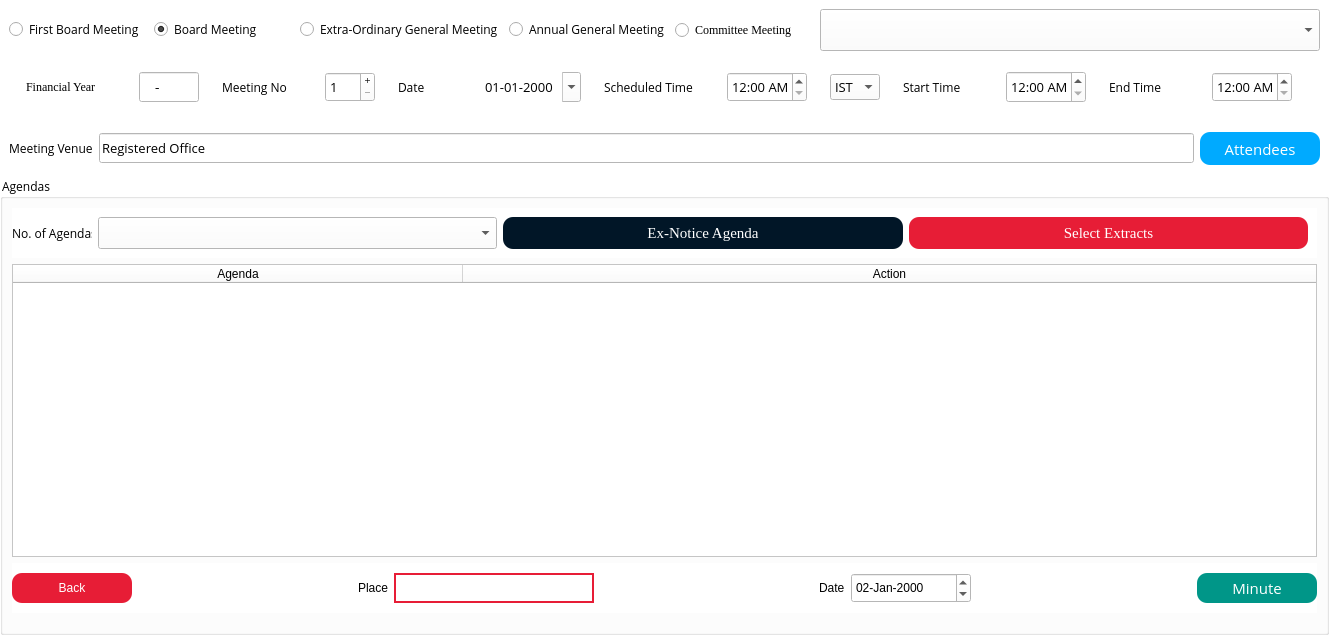
<?xml version="1.0" encoding="UTF-8"?>
<ui version="4.0">
 <class>Form</class>
 <widget class="QWidget" name="Form">
  <property name="geometry">
   <rect>
    <x>0</x>
    <y>0</y>
    <width>1329</width>
    <height>635</height>
   </rect>
  </property>
  <property name="windowTitle">
   <string>Form</string>
  </property>
  <property name="styleSheet">
   <string notr="true">background-color: rgb(255, 255, 255);</string>
  </property>
  <layout class="QGridLayout" name="gridLayout">
   <property name="leftMargin">
    <number>0</number>
   </property>
   <property name="topMargin">
    <number>0</number>
   </property>
   <property name="rightMargin">
    <number>0</number>
   </property>
   <property name="bottomMargin">
    <number>0</number>
   </property>
   <property name="spacing">
    <number>2</number>
   </property>
   <item row="6" column="0">
    <widget class="QGroupBox" name="groupBox">
     <property name="font">
      <font>
       <family>Open Sans</family>
       <stylestrategy>PreferAntialias</stylestrategy>
      </font>
     </property>
     <property name="title">
      <string>Agendas</string>
     </property>
     <layout class="QGridLayout" name="gridLayout_3">
      <item row="1" column="0">
       <widget class="QTableWidget" name="AgendaTable">
        <property name="font">
         <font>
          <family>Open Sans</family>
          <stylestrategy>PreferAntialias</stylestrategy>
         </font>
        </property>
        <property name="dragEnabled">
         <bool>true</bool>
        </property>
        <attribute name="horizontalHeaderVisible">
         <bool>true</bool>
        </attribute>
        <attribute name="horizontalHeaderCascadingSectionResizes">
         <bool>false</bool>
        </attribute>
        <attribute name="horizontalHeaderMinimumSectionSize">
         <number>450</number>
        </attribute>
        <attribute name="horizontalHeaderDefaultSectionSize">
         <number>450</number>
        </attribute>
        <attribute name="horizontalHeaderStretchLastSection">
         <bool>true</bool>
        </attribute>
        <attribute name="verticalHeaderMinimumSectionSize">
         <number>35</number>
        </attribute>
        <attribute name="verticalHeaderDefaultSectionSize">
         <number>35</number>
        </attribute>
        <column>
         <property name="text">
          <string>Agenda</string>
         </property>
        </column>
        <column>
         <property name="text">
          <string>Action</string>
         </property>
        </column>
       </widget>
      </item>
      <item row="0" column="0">
       <widget class="QWidget" name="widget_4" native="true">
        <property name="maximumSize">
         <size>
          <width>16777215</width>
          <height>50</height>
         </size>
        </property>
        <property name="font">
         <font>
          <family>Open Sans</family>
          <stylestrategy>PreferAntialias</stylestrategy>
         </font>
        </property>
        <layout class="QGridLayout" name="gridLayout_4">
         <property name="leftMargin">
          <number>0</number>
         </property>
         <item row="0" column="1">
          <widget class="QComboBox" name="NosofAgenda">
           <property name="sizePolicy">
            <sizepolicy hsizetype="Preferred" vsizetype="Expanding">
             <horstretch>0</horstretch>
             <verstretch>0</verstretch>
            </sizepolicy>
           </property>
           <property name="minimumSize">
            <size>
             <width>0</width>
             <height>20</height>
            </size>
           </property>
           <property name="font">
            <font>
             <family>Open Sans</family>
             <stylestrategy>PreferAntialias</stylestrategy>
            </font>
           </property>
           <property name="styleSheet">
            <string notr="true">color: rgb(0, 0, 0);</string>
           </property>
          </widget>
         </item>
         <item row="0" column="3">
          <widget class="QPushButton" name="selectExtracts">
           <property name="sizePolicy">
            <sizepolicy hsizetype="Minimum" vsizetype="Expanding">
             <horstretch>0</horstretch>
             <verstretch>0</verstretch>
            </sizepolicy>
           </property>
           <property name="minimumSize">
            <size>
             <width>0</width>
             <height>0</height>
            </size>
           </property>
           <property name="font">
            <font>
             <family>Georgia</family>
             <pointsize>11</pointsize>
             <stylestrategy>PreferAntialias</stylestrategy>
            </font>
           </property>
           <property name="styleSheet">
            <string notr="true">background-color:rgb(231, 29, 54);
color: rgb(255, 255, 255);
border-radius:10;</string>
           </property>
           <property name="text">
            <string>Select Extracts</string>
           </property>
          </widget>
         </item>
         <item row="0" column="0">
          <widget class="QLabel" name="label_6">
           <property name="maximumSize">
            <size>
             <width>80</width>
             <height>16777215</height>
            </size>
           </property>
           <property name="font">
            <font>
             <family>Open Sans</family>
             <pointsize>9</pointsize>
             <stylestrategy>PreferAntialias</stylestrategy>
            </font>
           </property>
           <property name="text">
            <string>No. of Agendas</string>
           </property>
          </widget>
         </item>
         <item row="0" column="2">
          <widget class="QPushButton" name="exNoticeAgenda">
           <property name="sizePolicy">
            <sizepolicy hsizetype="Minimum" vsizetype="Expanding">
             <horstretch>0</horstretch>
             <verstretch>0</verstretch>
            </sizepolicy>
           </property>
           <property name="minimumSize">
            <size>
             <width>0</width>
             <height>0</height>
            </size>
           </property>
           <property name="font">
            <font>
             <family>Georgia</family>
             <pointsize>11</pointsize>
             <stylestrategy>PreferAntialias</stylestrategy>
            </font>
           </property>
           <property name="styleSheet">
            <string notr="true">background-color:rgb(1, 22, 39);
color: rgb(255, 255, 255);
border-radius:10;</string>
           </property>
           <property name="text">
            <string>Ex-Notice Agenda</string>
           </property>
          </widget>
         </item>
        </layout>
       </widget>
      </item>
      <item row="3" column="0">
       <spacer name="verticalSpacer">
        <property name="orientation">
         <enum>Qt::Vertical</enum>
        </property>
        <property name="sizeType">
         <enum>QSizePolicy::Fixed</enum>
        </property>
        <property name="sizeHint" stdset="0">
         <size>
          <width>20</width>
          <height>10</height>
         </size>
        </property>
       </spacer>
      </item>
      <item row="2" column="0">
       <widget class="QWidget" name="widget" native="true">
        <property name="sizePolicy">
         <sizepolicy hsizetype="Preferred" vsizetype="Preferred">
          <horstretch>0</horstretch>
          <verstretch>0</verstretch>
         </sizepolicy>
        </property>
        <property name="minimumSize">
         <size>
          <width>0</width>
          <height>30</height>
         </size>
        </property>
        <property name="maximumSize">
         <size>
          <width>16777215</width>
          <height>50</height>
         </size>
        </property>
        <property name="font">
         <font>
          <family>Open Sans</family>
          <stylestrategy>PreferAntialias</stylestrategy>
         </font>
        </property>
        <layout class="QGridLayout" name="gridLayout_2">
         <property name="leftMargin">
          <number>0</number>
         </property>
         <property name="topMargin">
          <number>0</number>
         </property>
         <property name="rightMargin">
          <number>0</number>
         </property>
         <property name="bottomMargin">
          <number>0</number>
         </property>
         <item row="1" column="3">
          <widget class="QLineEdit" name="exPlace">
           <property name="sizePolicy">
            <sizepolicy hsizetype="Expanding" vsizetype="Expanding">
             <horstretch>0</horstretch>
             <verstretch>0</verstretch>
            </sizepolicy>
           </property>
           <property name="minimumSize">
            <size>
             <width>200</width>
             <height>30</height>
            </size>
           </property>
           <property name="maximumSize">
            <size>
             <width>200</width>
             <height>30</height>
            </size>
           </property>
           <property name="styleSheet">
            <string notr="true">border: 2px solid rgb(231, 29, 54);</string>
           </property>
          </widget>
         </item>
         <item row="1" column="7">
          <spacer name="horizontalSpacer_3">
           <property name="orientation">
            <enum>Qt::Horizontal</enum>
           </property>
           <property name="sizeType">
            <enum>QSizePolicy::Expanding</enum>
           </property>
           <property name="sizeHint" stdset="0">
            <size>
             <width>10</width>
             <height>20</height>
            </size>
           </property>
          </spacer>
         </item>
         <item row="1" column="5">
          <widget class="QLabel" name="label_2">
           <property name="text">
            <string>Date</string>
           </property>
          </widget>
         </item>
         <item row="1" column="2">
          <widget class="QLabel" name="label">
           <property name="text">
            <string>Place</string>
           </property>
          </widget>
         </item>
         <item row="1" column="1">
          <spacer name="horizontalSpacer">
           <property name="orientation">
            <enum>Qt::Horizontal</enum>
           </property>
           <property name="sizeHint" stdset="0">
            <size>
             <width>40</width>
             <height>20</height>
            </size>
           </property>
          </spacer>
         </item>
         <item row="1" column="4">
          <spacer name="horizontalSpacer_2">
           <property name="orientation">
            <enum>Qt::Horizontal</enum>
           </property>
           <property name="sizeHint" stdset="0">
            <size>
             <width>40</width>
             <height>20</height>
            </size>
           </property>
          </spacer>
         </item>
         <item row="1" column="6">
          <widget class="QDateEdit" name="exDate">
           <property name="sizePolicy">
            <sizepolicy hsizetype="Minimum" vsizetype="Expanding">
             <horstretch>0</horstretch>
             <verstretch>0</verstretch>
            </sizepolicy>
           </property>
           <property name="minimumSize">
            <size>
             <width>120</width>
             <height>30</height>
            </size>
           </property>
           <property name="maximumSize">
            <size>
             <width>120</width>
             <height>30</height>
            </size>
           </property>
           <property name="displayFormat">
            <string>dd-MMM-yyyy</string>
           </property>
           <property name="date">
            <date>
             <year>2000</year>
             <month>1</month>
             <day>2</day>
            </date>
           </property>
          </widget>
         </item>
         <item row="1" column="0">
          <widget class="QPushButton" name="pushButton">
           <property name="minimumSize">
            <size>
             <width>120</width>
             <height>30</height>
            </size>
           </property>
           <property name="maximumSize">
            <size>
             <width>120</width>
             <height>30</height>
            </size>
           </property>
           <property name="styleSheet">
            <string notr="true">background-color:rgb(231, 29, 54);
color: rgb(255, 255, 255);
border-radius:10;</string>
           </property>
           <property name="text">
            <string>Back</string>
           </property>
          </widget>
         </item>
         <item row="1" column="8">
          <widget class="QPushButton" name="GenerateMinutes">
           <property name="sizePolicy">
            <sizepolicy hsizetype="Minimum" vsizetype="Expanding">
             <horstretch>0</horstretch>
             <verstretch>0</verstretch>
            </sizepolicy>
           </property>
           <property name="minimumSize">
            <size>
             <width>120</width>
             <height>30</height>
            </size>
           </property>
           <property name="maximumSize">
            <size>
             <width>120</width>
             <height>30</height>
            </size>
           </property>
           <property name="font">
            <font>
             <family>Open Sans</family>
             <pointsize>11</pointsize>
             <stylestrategy>PreferAntialias</stylestrategy>
            </font>
           </property>
           <property name="styleSheet">
            <string notr="true">background-color:rgb(0,150,136);
color: rgb(255, 255, 255);
border-radius:10;</string>
           </property>
           <property name="text">
            <string>Minute</string>
           </property>
          </widget>
         </item>
        </layout>
       </widget>
      </item>
     </layout>
    </widget>
   </item>
   <item row="1" column="0">
    <widget class="QWidget" name="widget_3" native="true">
     <property name="maximumSize">
      <size>
       <width>16777215</width>
       <height>60</height>
      </size>
     </property>
     <property name="font">
      <font>
       <family>Open Sans</family>
       <stylestrategy>PreferAntialias</stylestrategy>
      </font>
     </property>
     <layout class="QHBoxLayout" name="horizontalLayout">
      <item>
       <widget class="QRadioButton" name="FBM">
        <property name="font">
         <font>
          <family>Open Sans</family>
          <stylestrategy>PreferAntialias</stylestrategy>
         </font>
        </property>
        <property name="text">
         <string>First Board Meeting</string>
        </property>
       </widget>
      </item>
      <item>
       <widget class="QRadioButton" name="BoardMeeting">
        <property name="font">
         <font>
          <family>Open Sans</family>
          <stylestrategy>PreferAntialias</stylestrategy>
         </font>
        </property>
        <property name="text">
         <string>Board Meeting</string>
        </property>
        <property name="checked">
         <bool>true</bool>
        </property>
       </widget>
      </item>
      <item>
       <widget class="QRadioButton" name="EGM">
        <property name="font">
         <font>
          <family>Open Sans</family>
          <stylestrategy>PreferAntialias</stylestrategy>
         </font>
        </property>
        <property name="text">
         <string>Extra-Ordinary General Meeting</string>
        </property>
       </widget>
      </item>
      <item>
       <widget class="QRadioButton" name="AGM">
        <property name="font">
         <font>
          <family>Open Sans</family>
          <stylestrategy>PreferAntialias</stylestrategy>
         </font>
        </property>
        <property name="text">
         <string>Annual General Meeting</string>
        </property>
       </widget>
      </item>
      <item>
       <widget class="QRadioButton" name="Committee">
        <property name="font">
         <font>
          <family>Georgia</family>
          <stylestrategy>PreferAntialias</stylestrategy>
         </font>
        </property>
        <property name="text">
         <string>Committee Meeting</string>
        </property>
       </widget>
      </item>
      <item>
       <widget class="QComboBox" name="commiteeName">
        <property name="sizePolicy">
         <sizepolicy hsizetype="Preferred" vsizetype="Expanding">
          <horstretch>0</horstretch>
          <verstretch>0</verstretch>
         </sizepolicy>
        </property>
        <property name="minimumSize">
         <size>
          <width>500</width>
          <height>0</height>
         </size>
        </property>
        <property name="font">
         <font>
          <family>Open Sans</family>
          <pointsize>10</pointsize>
          <stylestrategy>PreferAntialias</stylestrategy>
         </font>
        </property>
       </widget>
      </item>
     </layout>
    </widget>
   </item>
   <item row="2" column="0">
    <widget class="QWidget" name="widget_10" native="true">
     <property name="minimumSize">
      <size>
       <width>0</width>
       <height>0</height>
      </size>
     </property>
     <property name="maximumSize">
      <size>
       <width>16677215</width>
       <height>50</height>
      </size>
     </property>
     <property name="font">
      <font>
       <family>Georgia</family>
       <stylestrategy>PreferAntialias</stylestrategy>
      </font>
     </property>
     <layout class="QHBoxLayout" name="horizontalLayout_3">
      <item>
       <widget class="QLabel" name="label_11">
        <property name="minimumSize">
         <size>
          <width>90</width>
          <height>0</height>
         </size>
        </property>
        <property name="maximumSize">
         <size>
          <width>90</width>
          <height>16777215</height>
         </size>
        </property>
        <property name="font">
         <font>
          <family>Georgia</family>
          <stylestrategy>PreferAntialias</stylestrategy>
         </font>
        </property>
        <property name="text">
         <string>Financial Year</string>
        </property>
       </widget>
      </item>
      <item>
       <widget class="QLineEdit" name="fy">
        <property name="sizePolicy">
         <sizepolicy hsizetype="Expanding" vsizetype="Expanding">
          <horstretch>0</horstretch>
          <verstretch>0</verstretch>
         </sizepolicy>
        </property>
        <property name="minimumSize">
         <size>
          <width>60</width>
          <height>30</height>
         </size>
        </property>
        <property name="maximumSize">
         <size>
          <width>60</width>
          <height>30</height>
         </size>
        </property>
        <property name="font">
         <font>
          <family>Georgia</family>
          <pointsize>10</pointsize>
          <stylestrategy>PreferAntialias</stylestrategy>
         </font>
        </property>
        <property name="inputMask">
         <string>9999-99</string>
        </property>
       </widget>
      </item>
      <item>
       <widget class="QLabel" name="label_8">
        <property name="maximumSize">
         <size>
          <width>80</width>
          <height>16777215</height>
         </size>
        </property>
        <property name="font">
         <font>
          <family>Open Sans</family>
          <stylestrategy>PreferAntialias</stylestrategy>
         </font>
        </property>
        <property name="text">
         <string>Meeting No</string>
        </property>
       </widget>
      </item>
      <item>
       <widget class="QSpinBox" name="MeetingNo">
        <property name="sizePolicy">
         <sizepolicy hsizetype="Minimum" vsizetype="Expanding">
          <horstretch>0</horstretch>
          <verstretch>0</verstretch>
         </sizepolicy>
        </property>
        <property name="minimumSize">
         <size>
          <width>50</width>
          <height>30</height>
         </size>
        </property>
        <property name="maximumSize">
         <size>
          <width>50</width>
          <height>30</height>
         </size>
        </property>
        <property name="font">
         <font>
          <family>Open Sans</family>
          <pointsize>10</pointsize>
          <stylestrategy>PreferAntialias</stylestrategy>
         </font>
        </property>
        <property name="wrapping">
         <bool>false</bool>
        </property>
        <property name="buttonSymbols">
         <enum>QAbstractSpinBox::PlusMinus</enum>
        </property>
        <property name="minimum">
         <number>1</number>
        </property>
        <property name="maximum">
         <number>999999</number>
        </property>
        <property name="value">
         <number>1</number>
        </property>
       </widget>
      </item>
      <item>
       <widget class="QLabel" name="label_3">
        <property name="maximumSize">
         <size>
          <width>60</width>
          <height>16777215</height>
         </size>
        </property>
        <property name="font">
         <font>
          <family>Open Sans</family>
          <stylestrategy>PreferAntialias</stylestrategy>
         </font>
        </property>
        <property name="text">
         <string>Date</string>
        </property>
       </widget>
      </item>
      <item>
       <widget class="QDateEdit" name="DateSelection">
        <property name="minimumSize">
         <size>
          <width>100</width>
          <height>30</height>
         </size>
        </property>
        <property name="maximumSize">
         <size>
          <width>100</width>
          <height>16777215</height>
         </size>
        </property>
        <property name="font">
         <font>
          <family>Open Sans</family>
          <pointsize>10</pointsize>
          <stylestrategy>PreferAntialias</stylestrategy>
         </font>
        </property>
        <property name="frame">
         <bool>false</bool>
        </property>
        <property name="buttonSymbols">
         <enum>QAbstractSpinBox::UpDownArrows</enum>
        </property>
        <property name="accelerated">
         <bool>false</bool>
        </property>
        <property name="correctionMode">
         <enum>QAbstractSpinBox::CorrectToPreviousValue</enum>
        </property>
        <property name="showGroupSeparator" stdset="0">
         <bool>true</bool>
        </property>
        <property name="currentSection">
         <enum>QDateTimeEdit::YearSection</enum>
        </property>
        <property name="displayFormat">
         <string>dd-MM-yyyy</string>
        </property>
        <property name="calendarPopup">
         <bool>true</bool>
        </property>
        <property name="currentSectionIndex">
         <number>2</number>
        </property>
       </widget>
      </item>
      <item>
       <widget class="QLabel" name="label_4">
        <property name="maximumSize">
         <size>
          <width>100</width>
          <height>16777215</height>
         </size>
        </property>
        <property name="font">
         <font>
          <family>Open Sans</family>
          <stylestrategy>PreferAntialias</stylestrategy>
         </font>
        </property>
        <property name="text">
         <string>Scheduled Time</string>
        </property>
       </widget>
      </item>
      <item>
       <widget class="QTimeEdit" name="TimeSelect">
        <property name="sizePolicy">
         <sizepolicy hsizetype="Minimum" vsizetype="Fixed">
          <horstretch>0</horstretch>
          <verstretch>0</verstretch>
         </sizepolicy>
        </property>
        <property name="minimumSize">
         <size>
          <width>80</width>
          <height>30</height>
         </size>
        </property>
        <property name="maximumSize">
         <size>
          <width>80</width>
          <height>16777215</height>
         </size>
        </property>
        <property name="font">
         <font>
          <family>Open Sans</family>
          <pointsize>10</pointsize>
          <stylestrategy>PreferAntialias</stylestrategy>
         </font>
        </property>
        <property name="frame">
         <bool>true</bool>
        </property>
        <property name="displayFormat">
         <string>h:mm AP</string>
        </property>
       </widget>
      </item>
      <item>
       <widget class="QComboBox" name="TmzSelect">
        <property name="sizePolicy">
         <sizepolicy hsizetype="Preferred" vsizetype="Fixed">
          <horstretch>0</horstretch>
          <verstretch>0</verstretch>
         </sizepolicy>
        </property>
        <property name="minimumSize">
         <size>
          <width>0</width>
          <height>0</height>
         </size>
        </property>
        <property name="maximumSize">
         <size>
          <width>50</width>
          <height>16777215</height>
         </size>
        </property>
        <property name="font">
         <font>
          <family>Open Sans</family>
          <pointsize>10</pointsize>
          <stylestrategy>PreferAntialias</stylestrategy>
         </font>
        </property>
        <item>
         <property name="text">
          <string>IST</string>
         </property>
        </item>
        <item>
         <property name="text">
          <string>GMT</string>
         </property>
        </item>
        <item>
         <property name="text">
          <string>EST</string>
         </property>
        </item>
        <item>
         <property name="text">
          <string>GST</string>
         </property>
        </item>
        <item>
         <property name="text">
          <string>CET</string>
         </property>
        </item>
       </widget>
      </item>
      <item>
       <widget class="QLabel" name="label_7">
        <property name="maximumSize">
         <size>
          <width>80</width>
          <height>16777215</height>
         </size>
        </property>
        <property name="font">
         <font>
          <family>Open Sans</family>
          <stylestrategy>PreferAntialias</stylestrategy>
         </font>
        </property>
        <property name="text">
         <string>Start Time</string>
        </property>
       </widget>
      </item>
      <item>
       <widget class="QTimeEdit" name="StartTime">
        <property name="sizePolicy">
         <sizepolicy hsizetype="Minimum" vsizetype="Expanding">
          <horstretch>0</horstretch>
          <verstretch>0</verstretch>
         </sizepolicy>
        </property>
        <property name="minimumSize">
         <size>
          <width>80</width>
          <height>30</height>
         </size>
        </property>
        <property name="maximumSize">
         <size>
          <width>80</width>
          <height>50</height>
         </size>
        </property>
        <property name="font">
         <font>
          <family>Open Sans</family>
          <pointsize>10</pointsize>
          <stylestrategy>PreferAntialias</stylestrategy>
         </font>
        </property>
        <property name="frame">
         <bool>true</bool>
        </property>
        <property name="displayFormat">
         <string>h:mm AP</string>
        </property>
       </widget>
      </item>
      <item>
       <widget class="QLabel" name="label_9">
        <property name="maximumSize">
         <size>
          <width>80</width>
          <height>16777215</height>
         </size>
        </property>
        <property name="font">
         <font>
          <family>Open Sans</family>
          <stylestrategy>PreferAntialias</stylestrategy>
         </font>
        </property>
        <property name="text">
         <string>End Time</string>
        </property>
       </widget>
      </item>
      <item>
       <widget class="QTimeEdit" name="EndTime">
        <property name="minimumSize">
         <size>
          <width>0</width>
          <height>30</height>
         </size>
        </property>
        <property name="maximumSize">
         <size>
          <width>80</width>
          <height>16777215</height>
         </size>
        </property>
        <property name="font">
         <font>
          <family>Open Sans</family>
          <pointsize>10</pointsize>
          <stylestrategy>PreferAntialias</stylestrategy>
         </font>
        </property>
        <property name="frame">
         <bool>true</bool>
        </property>
        <property name="displayFormat">
         <string>h:mm AP</string>
        </property>
       </widget>
      </item>
     </layout>
    </widget>
   </item>
   <item row="3" column="0">
    <widget class="QWidget" name="widget_6" native="true">
     <property name="minimumSize">
      <size>
       <width>0</width>
       <height>50</height>
      </size>
     </property>
     <property name="maximumSize">
      <size>
       <width>16777215</width>
       <height>60</height>
      </size>
     </property>
     <layout class="QHBoxLayout" name="horizontalLayout_2">
      <item>
       <widget class="QWidget" name="widget_8" native="true">
        <layout class="QHBoxLayout" name="horizontalLayout_5">
         <property name="leftMargin">
          <number>0</number>
         </property>
         <property name="rightMargin">
          <number>0</number>
         </property>
         <property name="bottomMargin">
          <number>0</number>
         </property>
         <item>
          <widget class="QLabel" name="label_5">
           <property name="font">
            <font>
             <family>Open Sans</family>
             <stylestrategy>PreferAntialias</stylestrategy>
            </font>
           </property>
           <property name="text">
            <string>Meeting Venue</string>
           </property>
          </widget>
         </item>
         <item>
          <widget class="QLineEdit" name="VenueSelect">
           <property name="minimumSize">
            <size>
             <width>0</width>
             <height>30</height>
            </size>
           </property>
           <property name="font">
            <font>
             <family>Open Sans</family>
             <pointsize>10</pointsize>
             <stylestrategy>PreferAntialias</stylestrategy>
            </font>
           </property>
           <property name="text">
            <string>Registered Office</string>
           </property>
          </widget>
         </item>
         <item>
          <widget class="QPushButton" name="Attendees">
           <property name="sizePolicy">
            <sizepolicy hsizetype="Expanding" vsizetype="Expanding">
             <horstretch>0</horstretch>
             <verstretch>0</verstretch>
            </sizepolicy>
           </property>
           <property name="minimumSize">
            <size>
             <width>120</width>
             <height>0</height>
            </size>
           </property>
           <property name="maximumSize">
            <size>
             <width>120</width>
             <height>16777215</height>
            </size>
           </property>
           <property name="font">
            <font>
             <family>Open Sans</family>
             <pointsize>11</pointsize>
             <stylestrategy>PreferAntialias</stylestrategy>
            </font>
           </property>
           <property name="styleSheet">
            <string notr="true">background-color:rgb(0, 170, 255);
color: rgb(255, 255, 255);
border-radius:10;</string>
           </property>
           <property name="text">
            <string>Attendees</string>
           </property>
          </widget>
         </item>
        </layout>
       </widget>
      </item>
     </layout>
    </widget>
   </item>
  </layout>
 </widget>
 <resources/>
 <connections/>
</ui>
